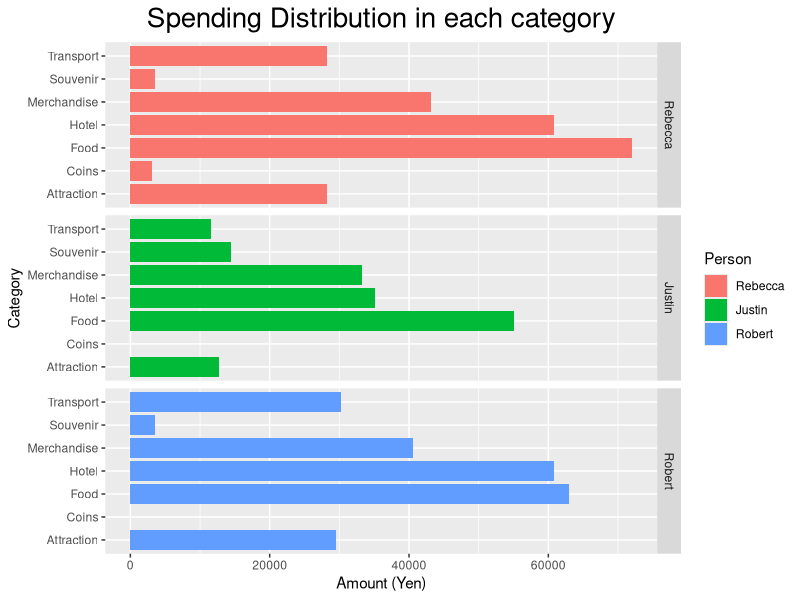
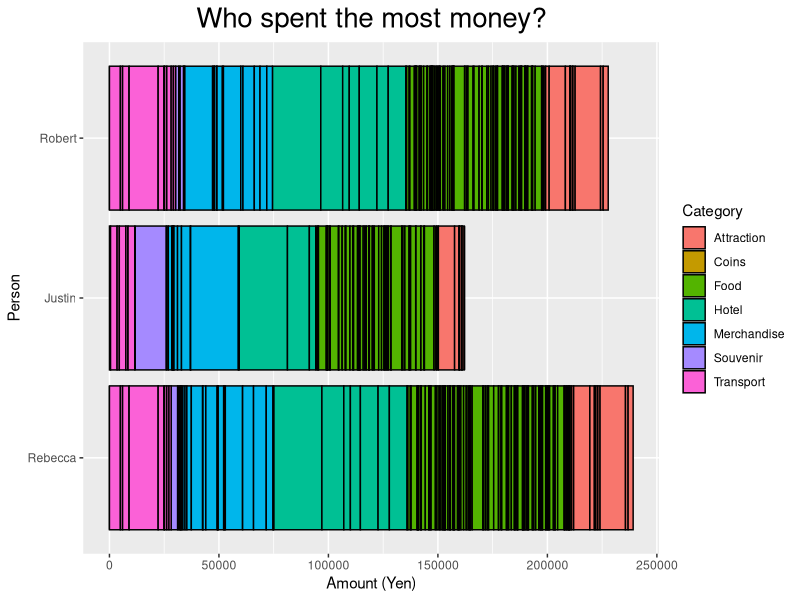
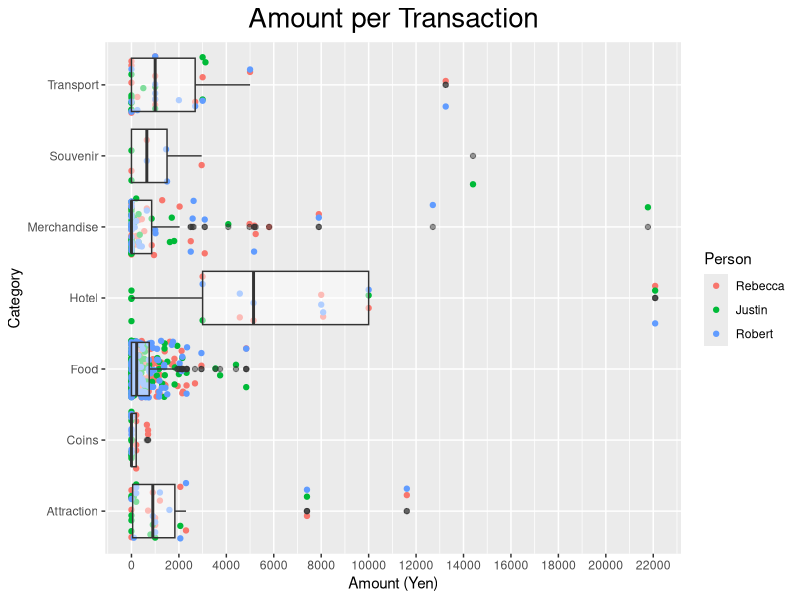

Write R code to recreate these figures, in order.
## ---- chunk 1
getwd()
df = read.csv("Japan trip.csv", header = TRUE)

## ---- chunk 2
str(df)
summary(df)
head(df, 10)
tail(df, 10)
## ---- chunk 3
library(zoo)
df$Date <- na.locf(df$Date)
head(df, 5)  
## ---- chunk 4
typeof(df$Date) 

#Need to create T/F vector for group of dates to apply, otherwise data type will change
G1 <- df$Date >= 28                    #For the month of March, from my arrival date
G2 <- df$Date < 10                     #For the month of April before the 10th.
G3 <- df$Date >=10 & df$Date <=15      #For the month of April until departure.

df$Date[G1] <- paste0("2018-03-", df$Date[G1])
df$Date[G2] <- paste0("2018-04-0", df$Date[G2])
df$Date[G3] <- paste0("2018-04-", df$Date[G3])

df$Date <- as.Date(df$Date)
head(df, 5)  
## ---- chunk 5
colnames(df)[colnames(df)=="Item.1"] <- "Category"
df$Category <- as.factor(df$Category)
is.factor(df$Category)
levels(df$Category)

## ---- chunk 6
fix_StartWith <-  c("aA", "cC", "fF", "hH", "mM", "sS", "tT")
fix_StartWith <- paste0("^[", fix_StartWith, "]") #To add the regex conditions
fix_ReplaceWith <- c("Attraction", "Coins", "Food", "Hotel", "Merchandise", "Souvenir", "Transport")

for (i in 1:7){
  levels(df$Category)[grepl(fix_StartWith[i], levels(df$Category))] <- fix_ReplaceWith[i]
}

  levels(df$Category)
## ---- chunk 7
df[4:6][is.na(df[4:6])] <- 0
## ---- chunk 8
write.csv(df, file = "Japan Trip Cleaned.csv")
## ---- chunk 9
library(ggplot2)
library(dplyr)
library(reshape2) #To make data flat
## ---- chunk 10
dfmelt <- melt(df, id.vars = c("Date", "Item", "Category"), 
               variable.name="Person", 
               value.name = "Amount") 
head(dfmelt)
## ---- chunk 11
ggplot(data=dfmelt, aes(x = Category, y = Amount)) +
   geom_col(aes(fill = Person)) + 
   coord_flip(xlim = NULL, ylim = NULL, expand = TRUE, clip = "on") +
   facet_grid(Person~.) +
   ggtitle("Spending Distribution in each category") +
   ylab("Amount (Yen)") +
   theme(
     plot.title = element_text(size = 20, hjust = 0.5)
   )

## ---- chunk 12
ggplot(data=dfmelt, aes(x = Person, y = Amount)) +
   geom_col(aes(fill = Category), colour = "black") + 
   coord_flip(xlim = NULL, ylim = NULL, expand = TRUE, clip = "on") +
   ggtitle("Who spent the most money?") +
   ylab("Amount (Yen)") +
   theme(
     plot.title = element_text(size = 20, hjust = 0.5)
   )

## ---- chunk 13
ggplot(data=dfmelt, aes(x = Category, y = Amount)) +
   geom_jitter(aes(colour = Person)) + 
   geom_boxplot(alpha = 0.5) +
   coord_flip(xlim = NULL, ylim = NULL, expand = TRUE, clip = "on") +
   ggtitle("Amount per Transaction") +
   ylab("Amount (Yen)") +
   scale_y_continuous(breaks = pretty(dfmelt$Amount, n = 10)) +
   theme(
     plot.title = element_text(size = 20, hjust = 0.5)
   )

